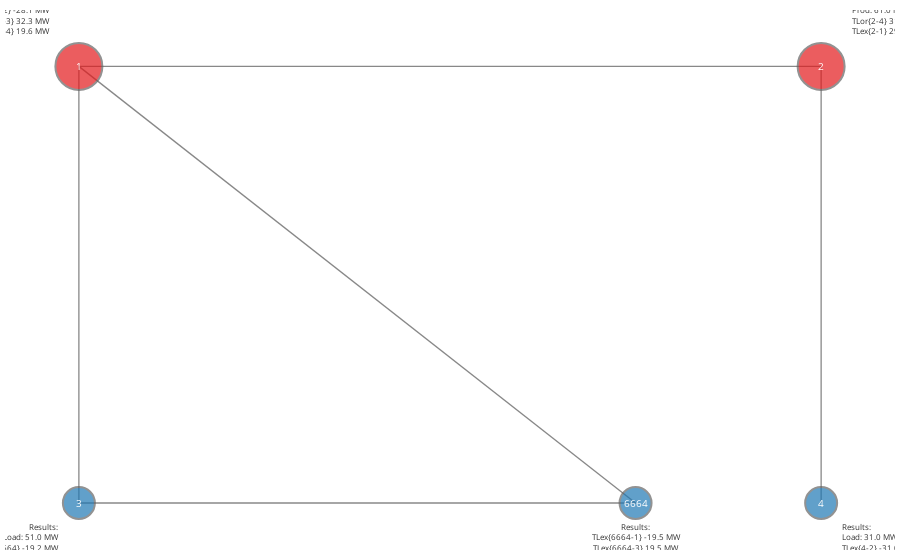

This figure's notebook cell:
### Code cell
# Run the environment.
env_after_action, obs_after_action = sim(applied_action.as_array())


# Plot the grid.
layout = {'1':(-10, 10), '2':(10, 10), '3':(-10, -10), '4':(10, -10),'6664':(5, -10)}
label_pos = {'1':'top left', '2':'top right', '3':'bottom left', '4':'bottom right','6664':'bottom center'}

grid_after_action = reconstruct_grid(env_after_action, 
                                     obs_after_action, 
                                     applied_action.as_array(), 
                                     layout, label_pos, replace_dic=True)
iplot(grid_after_action)

### Figure 1 — Plotly figure (JSON) as saved in the notebook; plotly's stock layout.template omitted (floating-point values rounded to 4 significant figures)
{"data": [{"hoverinfo": "text", "line": {"color": "#888", "width": 1.3}, "mode": "lines", "type": "scatter", "x": [-10, 10, null, -10, -10, null, -10, 5, null, 10, 10, null, -10, 5, null], "y": [10, 10, null, 10, -10, null, 10, -10, null, 10, -10, null, -10, -10, null]}, {"hoverinfo": "text", "marker": {"color": ["rgb(227,26,28)", "rgb(227,26,28)", "rgb(31,120,180)", "rgb(31,120,180)", "rgb(31,120,180)"], "line": {"color": "rgb(100,100,100)", "width": 2}, "size": [47, 47, 32, 32, 32]}, "mode": "markers+text", "text": ["Results:<br>Prod: 23.9 MW<br>TLor{1-2} -28.1 MW<br>TLor{1-3} 32.3 MW<br>TLor{1-6664} 19.6 MW", "Results:<br>Prod: 61.0 MW<br>TLor{2-4} 31.7 MW<br>TLex{2-1} 29.3 MW", "Results:<br>Load: 51.0 MW<br>TLor{3-6664} -19.2 MW<br>TLex{3-1} -31.8 MW", "Results:<br>Load: 31.0 MW<br>TLex{4-2} -31.0 MW", "Results:<br>TLex{6664-1} -19.5 MW<br>TLex{6664-3} 19.5 MW"], "textfont": {"color": "rgb(50,50,50)", "size": 8}, "textposition": ["top left", "top right", "bottom left", "bottom right", "bottom center"], "type": "scatter", "x": [-10, 10, -10, 10, 5], "y": [10, 10, -10, -10, -10]}], "layout": {"annotations": [{"font": {"color": "rgb(255,255,255)", "size": 10}, "showarrow": false, "text": "1", "x": -10, "xref": "x1", "y": 10, "yref": "y1"}, {"font": {"color": "rgb(255,255,255)", "size": 10}, "showarrow": false, "text": "2", "x": 10, "xref": "x1", "y": 10, "yref": "y1"}, {"font": {"color": "rgb(255,255,255)", "size": 10}, "showarrow": false, "text": "3", "x": -10, "xref": "x1", "y": -10, "yref": "y1"}, {"font": {"color": "rgb(255,255,255)", "size": 10}, "showarrow": false, "text": "4", "x": 10, "xref": "x1", "y": -10, "yref": "y1"}, {"font": {"color": "rgb(255,255,255)", "size": 10}, "showarrow": false, "text": "6664", "x": 5, "xref": "x1", "y": -10, "yref": "y1"}], "margin": {"b": 10, "l": 5, "r": 5, "t": 10}, "showlegend": false, "xaxis": {"showgrid": false, "showticklabels": false, "zeroline": false}, "yaxis": {"showgrid": false, "showticklabels": false, "zeroline": false}}}
